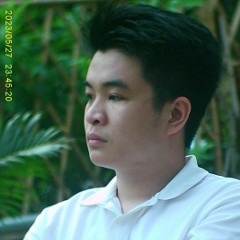
#> input picture public/img/team/02.jpg, 240 x 240 px
$ python cut_img.py
#> lines starting #> are read from the running program, lines starting #| are printed output that depends on the picture
from PIL import Image

# Open the image
img = Image.open('02.jpg')
#> img is the input picture: PIL image 240x240 RGB; mean R, G, B 76.3, 105.6, 90.4

# Define the new size (width, height)
# Define the coordinates for cropping (left, upper, right, lower)
crop_box = (0, 0, img.width, 1920)
#> crop_box = (0, 0, 240, 1920)

# Crop the image
cropped_img = img.crop(crop_box)
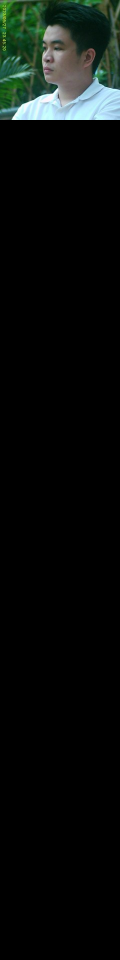
#> cropped_img: PIL image 240x1920 RGB (shown at 1/2 size); mean R, G, B 9.5, 13.2, 11.3

# Save the cropped image
cropped_img.save('02.jpg')

$ run again, with public/img/team/01.jpg copied over public/img/team/02.jpg
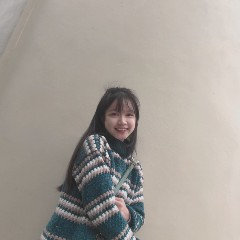
#> input picture public/img/team/01.jpg, 240 x 240 px
#> img is the input picture: PIL image 240x240 RGB; mean R, G, B 165.5, 159, 152.4
#> `cropped_img = img.crop(crop_box)`:
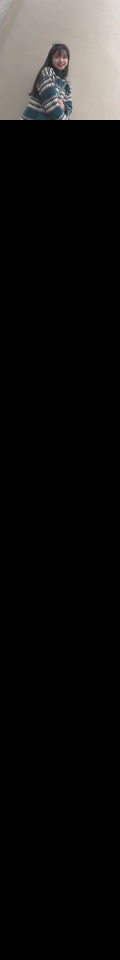
#> cropped_img: PIL image 240x1920 RGB (shown at 1/2 size); mean R, G, B 20.7, 19.9, 19

$ run again, with public/img/team/03.jpg copied over public/img/team/02.jpg
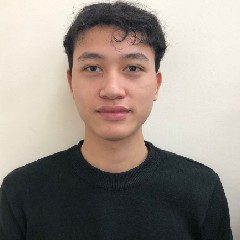
#> input picture public/img/team/03.jpg, 240 x 240 px
#> img is the input picture: PIL image 240x240 RGB; mean R, G, B 151.5, 142.1, 134
#> `cropped_img = img.crop(crop_box)`:
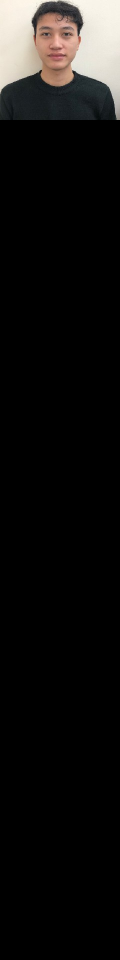
#> cropped_img: PIL image 240x1920 RGB (shown at 1/2 size); mean R, G, B 18.9, 17.8, 16.7
